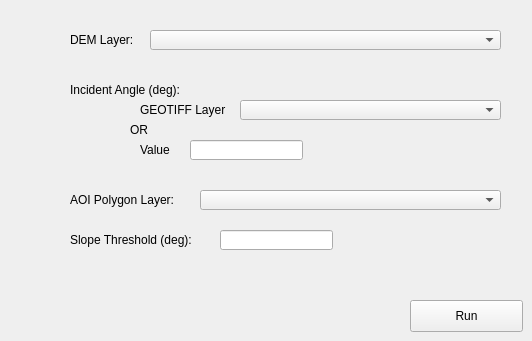
         <widget class="QWidget" name="tab_7">
          <attribute name="title">
           <string>Slope2LOS</string>
          </attribute>
          <widget class="QLabel" name="label_15">
           <property name="geometry">
            <rect>
             <x>130</x>
             <y>120</y>
             <width>141</width>
             <height>20</height>
            </rect>
           </property>
           <property name="text">
            <string>OR</string>
           </property>
          </widget>
          <widget class="QComboBox" name="comboBox_5">
           <property name="geometry">
            <rect>
             <x>200</x>
             <y>190</y>
             <width>301</width>
             <height>20</height>
            </rect>
           </property>
          </widget>
          <widget class="QComboBox" name="comboBox_6">
           <property name="geometry">
            <rect>
             <x>150</x>
             <y>30</y>
             <width>351</width>
             <height>20</height>
            </rect>
           </property>
          </widget>
          <widget class="QLabel" name="label_16">
           <property name="geometry">
            <rect>
             <x>70</x>
             <y>190</y>
             <width>121</width>
             <height>20</height>
            </rect>
           </property>
           <property name="text">
            <string>AOI Polygon Layer:</string>
           </property>
          </widget>
          <widget class="QLabel" name="label_17">
           <property name="geometry">
            <rect>
             <x>70</x>
             <y>30</y>
             <width>81</width>
             <height>20</height>
            </rect>
           </property>
           <property name="text">
            <string>DEM Layer:</string>
           </property>
          </widget>
          <widget class="QLabel" name="label_18">
           <property name="geometry">
            <rect>
             <x>70</x>
             <y>80</y>
             <width>141</width>
             <height>20</height>
            </rect>
           </property>
           <property name="text">
            <string>Incident Angle (deg):</string>
           </property>
          </widget>
          <widget class="QLineEdit" name="lineEdit_5">
           <property name="geometry">
            <rect>
             <x>190</x>
             <y>140</y>
             <width>113</width>
             <height>20</height>
            </rect>
           </property>
          </widget>
          <widget class="QComboBox" name="comboBox_7">
           <property name="geometry">
            <rect>
             <x>240</x>
             <y>100</y>
             <width>261</width>
             <height>20</height>
            </rect>
           </property>
          </widget>
          <widget class="QLabel" name="label_19">
           <property name="geometry">
            <rect>
             <x>140</x>
             <y>100</y>
             <width>101</width>
             <height>20</height>
            </rect>
           </property>
           <property name="text">
            <string>GEOTIFF Layer</string>
           </property>
          </widget>
          <widget class="QLabel" name="label_20">
           <property name="geometry">
            <rect>
             <x>140</x>
             <y>140</y>
             <width>41</width>
             <height>20</height>
            </rect>
           </property>
           <property name="text">
            <string>Value</string>
           </property>
          </widget>
          <widget class="QLabel" name="label_21">
           <property name="geometry">
            <rect>
             <x>70</x>
             <y>230</y>
             <width>141</width>
             <height>20</height>
            </rect>
           </property>
           <property name="text">
            <string>Slope Threshold (deg):</string>
           </property>
          </widget>
          <widget class="QLineEdit" name="lineEdit_6">
           <property name="geometry">
            <rect>
             <x>220</x>
             <y>230</y>
             <width>113</width>
             <height>20</height>
            </rect>
           </property>
          </widget>
          <widget class="QPushButton" name="pushButton_2">
           <property name="geometry">
            <rect>
             <x>410</x>
             <y>300</y>
             <width>113</width>
             <height>32</height>
            </rect>
           </property>
           <property name="text">
            <string>Run</string>
           </property>
          </widget>
         </widget>
